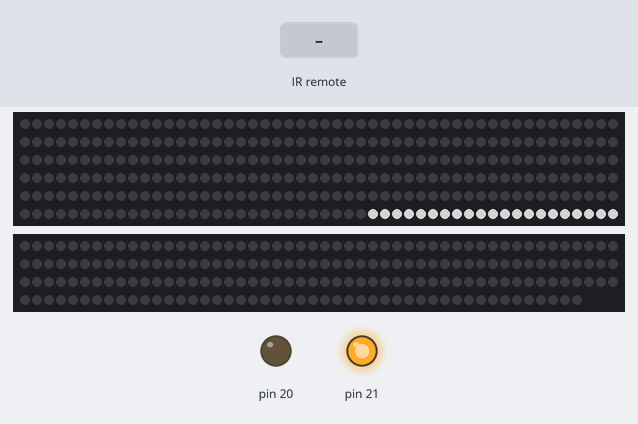
A sketch run on a simulated Arduino Mega 2560, built with avr-gcc and run on an emulated ATmega2560. Parts: 300 RGB LEDs in strip order, left to right, continuing on the next row, 197 RGB LEDs in strip order, left to right, continuing on the next row, output pins drawn as LEDs (lit = HIGH). Inputs (shaded band) come from the test bench. Dim RGB values are drawn brighter than linear; random numbers use the default seed unless the sketch sets one.

Above: at 1.29 s.
1.3 s: infrared code 0xFF02FD received
2.8 s: infrared code 0xFFF00F received
At 3.9 s:
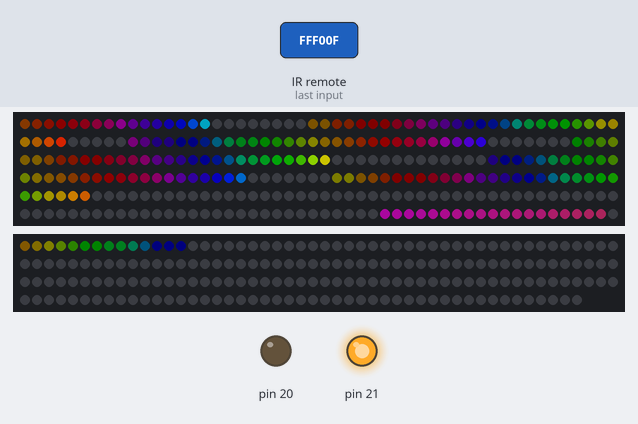
4.5 s: infrared code 0xFF1AE5 received
At 5.2 s:
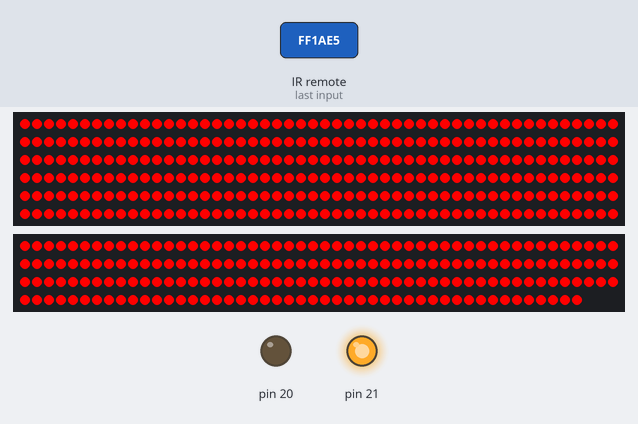
6.0 s: infrared code 0xFF9A65 received
At 7.2 s:
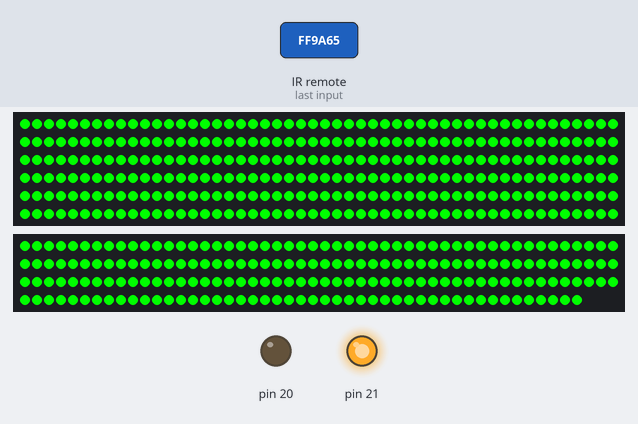
7.5 s: infrared code 0xFFA25D received
At 8.7 s:
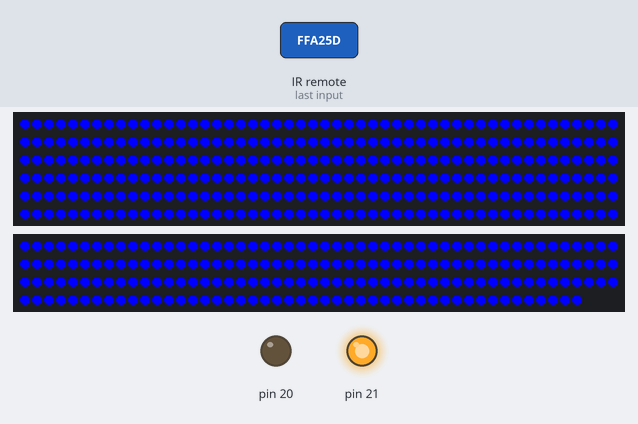
9.0 s: infrared code 0xFF22DD received
At 9.6 s:
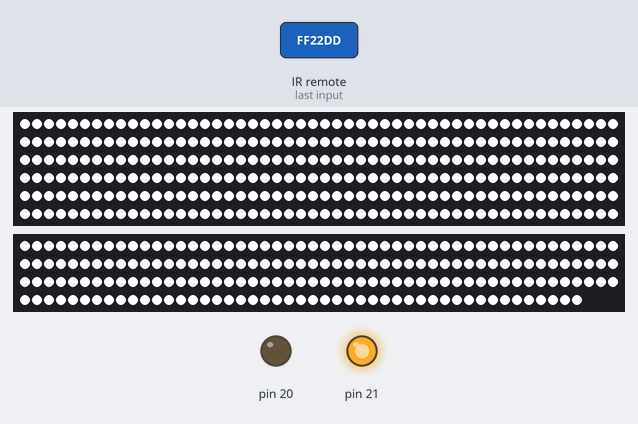
Timing chart, 0 to 11.5 s (numbered marks = the images above; inputs shaded):
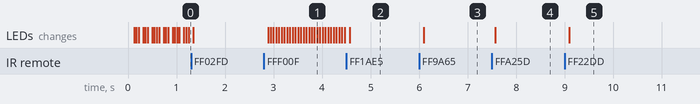

Measured:
- after the input at 2.8 s, the LEDs: first change after 0.09 s (image 1 shows a later state)
- after the input at 6.0 s, the LEDs: change after 0.10 s (image 3)
- after the input at 7.5 s, the LEDs: change after 0.07 s (image 4)
- after the input at 9.0 s, the LEDs: change after 0.10 s (image 5)

The sketch:

test-bt.ino
```cpp
#include <memory>

#include "ConstColor.h"
#include "EvolveColor.h"
#include "Many.h"
#include "Bounce.h"
#include "Strobe.h"
#include "Aurora.h"
#include "GlobalColor.h"
#include "Erin.h"
#include "Timer.h"

#include "Remote.h"


void setNexus() {
  Many<7> *many = new Many<7>();
  /* many->add(evolve_color(0, 160, 255, 5, 120)); */
  many->add(new Aurora());
  std::shared_ptr<Program> ec(evolve_color(0, 1, 255, 200, 10));
  many->add(new Bounce(ec, 100, -itof(5, 15), 30));
  many->add(new Bounce(ec, 140, -itof(7, 15), 30));
  many->add(new Bounce(ec, 180, -itof(5, 0), 30));
  many->add(new Bounce(ec, 220, -itof(7, 0), 30));
  many->add(new Bounce(ec, 260, -itof(11, 0), 30));
  many->add(new Bounce(ec, 300, -itof(13, 0), 30));
  delete program;
  program = many;
}

void setAurora() {
  delete program;
  program = new Aurora();
}

void setGlobal() {
  delete program;
  program = new GlobalColor();
}

void setTimer() {
  if (program->identifier() == TIMER_ID) {
    duration += 60;
  } else {
    duration = 60;
    delete program;
    program = new Timer();
  }
}


unsigned long last_time = 0;

void setup() {
  Serial.begin(9600);

  FastLED.addLeds<1, WS2812, LED1_PIN, GRB>(leds1, PHYSICAL_LEDS);
  FastLED.addLeds<1, WS2812, LED2_PIN, GRB>(leds2, LOGICAL_LEDS - PHYSICAL_LEDS);
  FastLED.setMaxRefreshRate(60);

  irrecv.enableIRIn();

  memset(leds1, 0, sizeof(leds1));
  memset(leds2, 0, sizeof(leds2));

  pinMode(20, OUTPUT);
  digitalWrite(20, LOW);
  pinMode(21, OUTPUT);
  digitalWrite(21, HIGH);
  pinMode(22, INPUT);

  program = new Timer();
  global_color = CRGB(255, 0, 0);
  /* setGlobal(); */
  /* setNexus(); */
  /* setAurora(); */
  last_time = millis();

/*   // chair */
/*   many->add(new Strobe(const_color({255, 0, 0}), 160, 1, 60)); */
/*   // chair */
/*   many->add(new Strobe(const_color({0, 255, 0}), 30, 1, 30)); */
/*   // couch r */
/*   many->add(new Strobe(const_color({0, 0, 255}), 430, 1, 30)); */
/*   // couch l */
/*   many->add(new Strobe(const_color({255, 0, 0}), 500, 1, 30)); */
}


decode_results results;
uint32_t last_ir_code;

void loop() {
  if (irrecv.decode(&results)) {
    if (results.value != 0xFFFFFFFF) {
      last_ir_code = results.value;
    } else {
      results.value = last_ir_code;
    }
    /* Serial.println(results.value, HEX); */
    switch (results.value) {
      case 0xFF02FD: // off
        global_color = CRGB(0, 0, 0);
        setGlobal();
        break;
      case 0xFF1AE5: // R
        global_color = CRGB(255, 0, 0);
        setGlobal();
        break;
      case 0xFF9A65: // G
        global_color = CRGB(0, 255, 0);
        setGlobal();
        break;
      case 0xFFA25D: // B
        global_color = CRGB(0, 0, 255);
        setGlobal();
        break;
      case 0xFF22DD: // W
        global_color = CRGB(255, 255, 255);
        setGlobal();
        break;
      case 0xFFF00F: // Auto
        setNexus();
        break;
      case 0xFFD02F: // flash
        setTimer();
        break;
      case 0xFFB24D: // Purple
        delete program;
        program = new Erin(160, 208);
        break;
      case 0xFF3AC5: // brightness up
        global_intensity = min(1, global_intensity + 0.05);
        break;
      case 0xFFBA45: // brightness down
        global_intensity = max(0, global_intensity - 0.05);
        break;
      case 0xFF28D7: // red up
        global_color.r = (uint8_t)min(255, (int)global_color.r + 5);
        break;
      case 0xFF08F7: // red down
        global_color.r = (uint8_t)max(0, (int)global_color.r - 5);
        break;
      case 0xFFA857: // green up
        global_color.g = (uint8_t)min(255, (int)global_color.g + 5);
        break;
      case 0xFF8877: // green down
        global_color.g = (uint8_t)max(0, (int)global_color.g - 5);
        break;
      case 0xFF6897: // blue up
        global_color.b = (uint8_t)min(255, (int)global_color.b + 5);
        break;
      case 0xFF48B7: // blue down
        global_color.b = (uint8_t)max(0, (int)global_color.b - 5);
        break;
    }
    irrecv.resume();
  }

  unsigned long now = millis();
  float dt = (float)(now - last_time) / 1000;
  time delta = max(1, milli_diff(now, last_time));
  program->evolve(delta);
  program->evolve(dt);
  last_time = now;

  /* if (program->wants_draw()) { */
  /*   Serial.println("drawing"); */
    push_lights();
  /* } */

  /* delay(10000); */
}
```

Aurora.h
```cpp
#ifndef AURORA_H
#define AURORA_H

#include "Program.h"

enum AuroraState
  { GO_LEFT = 0
  , GO_RIGHT
  , GO_OUT
  , GO_IN
  };


class Aurora : public Program {
public:
  Aurora()
    : m_pos(0), m_phase(0)
    { }

  ~Aurora() {
  }

  CRGB eval(const int v) const {
    return m_data[v];
  }

  CRGB makeZ(ufixed z) const {
    const int intensity = 24;
    const int threshold = intensity * 2;
    const int r = cos(z * 0.02) * intensity + intensity;
    const int g = sin(z * 0.03  + 10) * intensity + intensity;
    const int b = sin(z * 0.05) * intensity + intensity;

    return { (uint8_t)(r)
           , (uint8_t)(g)
           , (uint8_t)(b)
           };
  }


  void evolve(const time delta) {
    m_pos = (m_pos + 1) % LOGICAL_LEDS;
    m_phase++;
    m_data[m_pos] = makeZ(m_phase);
  }

private:
  CRGB m_data[LOGICAL_LEDS];
  uint16_t m_pos;
  ufixed m_phase;
};

#endif
```

Bounce.h
```cpp
#ifndef BOUNCE_H
#define BOUNCE_H

#include <memory>
#include "Fixed.h"
#include "Program.h"

class Bounce : public Program {
public:
  Bounce(std::shared_ptr<Program> c, int pos, fixed dir, int tail)
    : m_color_provider(c), m_pos(itof(pos, 0)), m_vel(dir), m_tail(tail)
  {}

  ~Bounce() {
  }

  CRGB eval(const int v) const {
    const CRGB color = m_color_provider->eval(v);
    const int pos = ftoi(m_pos);
    if (pos == v) {
      return color;
    }

    const int d = (pos - v) * ((m_vel >= 0) ? 1 : -1);
    if (d >= 0 && d < m_tail) {
      return CRGB(color.r / d, color.g / d, color.b / d);
    }

    return CRGB(0, 0, 0);
  }

  Interval canvas() const {
    int pos = ftoi(m_pos);
    if (m_vel < 0) {
      return {pos, pos + m_tail};
    } else {
      return {pos - m_tail, pos};
    }
  }

  void evolve(time delta) {
    m_color_provider->evolve(delta);

    int pos = ftoi(m_pos);
    if (pos > LOGICAL_LEDS - 1 + m_tail) {
      m_pos = itof(LOGICAL_LEDS - 1, 0);
      m_vel = -abs(m_vel);
    } else if (pos < -m_tail) {
      m_pos = itof(0, 0);
      m_vel = abs(m_vel);
    }

    m_pos += fmul(m_vel, static_cast<fixed>(delta));
  }

private:
  std::shared_ptr<Program> m_color_provider;
  fixed m_pos;
  fixed m_vel;
  int m_tail;
};


#endif
```

ConstColor.h
```cpp
#ifndef CONST_COLOR_H
#define CONST_COLOR_H

#include "Program.h"


class ConstColor : public Program {
public:
  ConstColor(const CRGB& c) : m_color(c)
    {}

  ~ConstColor() {
  }

  CRGB eval(int v) const {
    return m_color;
  }

  void evolve(time delta) {
  }

private:
  CRGB m_color;
};

Program *const_color(CRGB rgb) {
  return new ConstColor(rgb);
}


#endif
```

Erin.h
```cpp
#ifndef ERIN_H
#define ERIN_H

#define BONUS_LEDS 0
#define ALL_LEDS (LOGICAL_LEDS + BONUS_LEDS)
#define MIDPOINT (ALL_LEDS / 2)

#include "Program.h"

template<typename X, typename Y>
Y lerp(X lo, Y lo_val, X hi, Y hi_val, X pos) {
  double perc = (double)(pos - lo) / (double)(hi - lo);
  return lo_val + (double)(hi_val - lo_val) * perc;
}

class Erin : public Program {
public:
  Erin(uint8_t lo, uint8_t hi)
    : m_counter(0), m_pos(0)
    , m_hue1(lo), m_sat1(255), m_val1(50)
    , m_hue2(hi), m_sat2(255), m_val2(50)
    { }

  ~Erin() {
  }

  CRGB eval(const int v) const {
    uint8_t d = abs((int)m_pos - v);
    if (d > MIDPOINT) {
      d = ALL_LEDS - d;
    }

    return CHSV( lerp((uint8_t)0, m_hue1, (uint8_t)MIDPOINT, m_hue2, d)
               , lerp((uint8_t)0, m_sat1, (uint8_t)MIDPOINT, m_sat2, d)
               , lerp((uint8_t)0, m_val1, (uint8_t)MIDPOINT, m_val2, d)
               );
    // return strip.Color( lerp((uint8_t)0, 255, (uint8_t)MIDPOINT, 0, d)
    //                   , 0
    //                   , lerp((uint8_t)0, 0, (uint8_t)MIDPOINT, 255, d)
    //                   );
  }

  void evolve(const time delta) {
    m_counter += 1;
    if (m_counter % 32 == 0) {
      m_pos = (m_pos + random(-2, 4)) % ALL_LEDS;
    }
  }

private:
  uint8_t m_counter;
  uint8_t m_pos;
  uint8_t m_hue1; uint8_t m_sat1; uint8_t m_val1;
  uint8_t m_hue2; uint8_t m_sat2; uint8_t m_val2;
};


#endif
```

EvolveColor.h
```cpp
#ifndef EVOLVE_COLOR_H
#define EVOLVE_COLOR_H

#include "Fixed.h"
#include "Program.h"


class EvolveColor : public Program {
public:
  EvolveColor(uint8_t phase, uint8_t speed, uint8_t sat, uint8_t val, uint8_t v_factor)
    : m_phase(phase), m_speed(speed), m_sat(sat), m_val(val), m_v_factor(v_factor)
    {}

  ~EvolveColor() {
  }

  CRGB eval(const int v) const {
    return CHSV(m_phase + m_v_factor * v, m_sat, m_val);
  }

  void evolve(const time delta) {
    m_phase += delta * m_speed;
  }

private:
  uint8_t m_phase;
  uint8_t m_speed;
  uint8_t m_sat;
  uint8_t m_val;
  uint8_t m_v_factor;
};

Program *evolve_color(uint8_t phase, uint8_t speed, uint8_t sat, uint8_t val, uint8_t v_factor) {
  return new EvolveColor(phase, speed, sat, val, v_factor);
}


#endif
```

Fixed.h
```cpp
#ifndef FIXED_H
#define FIXED_H

typedef int16_t fixed;
typedef uint16_t ufixed;
typedef uint16_t time;

int16_t ftoi(fixed f) {
  return f >> 4;
}

uint16_t ftoi(ufixed f) {
  return f >> 4;
}

// small is out of 1024
fixed itof(int big, int small) {
  return (big << 4) | (small >> 6);
}

template<typename T>
T fmul(T a, T b) {
  // each fixed contributes 4 fixed digits, but we only want 4,
  // so elimiate the bottom 4
  return (a * b) >> 4;
}

time milli_diff(unsigned long a, unsigned long b) {
  // want to divide by 1000, which is roughly 2^10
  // since the fixed point is 4, we need to chop off 6 bits
  return (a - b) >> 6;
}


#endif
```

GlobalColor.h
```cpp
#ifndef GLOBAL_COLOR_H
#define GLOBAL_COLOR_H

#include "Program.h"

CRGB global_color = {0, 0, 0};
double global_intensity = 1;

class GlobalColor : public Program {
public:
  GlobalColor() : m_clock(0) {}

  ~GlobalColor() {
  }

  CRGB eval(int v) const {
    return CRGB( (uint8_t)((double)global_color.r * global_intensity)
               , (uint8_t)((double)global_color.g * global_intensity)
               , (uint8_t)((double)global_color.b * global_intensity)
               );
  }

  bool wants_draw() {
    if (m_clock == 0) {
      m_clock = 1;
      return true;
    }
    return false;
  }

  void evolve(time delta) {
  }

private:
  uint8_t m_clock = 0;
};

#endif
```

Many.h
```cpp
#ifndef MANY_H
#define MANY_H

#include "Program.h"

template <int N>
class Many : public Program {
public:
  Many() : m_count(0) {
    for (int i = 0; i < N; i++) {
      m_programs[i] = NULL;
    }
  }

  ~Many() {
    for (int i = 0; i < N; i++) {
      if (!m_programs[i]) break;
      delete m_programs[i];
    }
  }

  CRGB eval(const int v) const {
    uint16_t r = 0, g = 0, b = 0;

    for (int p = 0; p < m_count; p++) {
      if (!m_programs[p]) break;
      Interval i = m_programs[p]->canvas();

      if (!(i.start <= v && v <= i.end)) {
        continue;
      }

      CRGB rgb = m_programs[p]->eval(v);
      r += rgb.r;
      g += rgb.g;
      b += rgb.b;
    }

    return
      CRGB( min(255, r)
          , min(255, g)
          , min(255, b)
          );
  }

  void add(Program *p) {
    if (m_count < N) {
      m_programs[m_count++] = p;
    }
  }

  void evolve(const time delta) {
    for (int p = 0; p < N; p++) {
      if (!m_programs[p]) break;

      m_programs[p]->evolve(delta);
    }
  }

private:
  Program *m_programs[N];
  uint8_t m_count;
};


#endif
```

Program.h
```cpp
#ifndef PROGRAM_H
#define PROGRAM_H

#include "FastLED.h"
#include "Fixed.h"

#define LOGICAL_LEDS (300 + 300 - 49 - BROKEN_LEDS)
#define PHYSICAL_LEDS 300
#define BROKEN_LEDS 54
#define LED1_PIN 6
#define LED2_PIN 14


CRGB leds1[PHYSICAL_LEDS];
CRGB leds2[LOGICAL_LEDS - PHYSICAL_LEDS];

struct Interval {

  Interval(int16_t start, int16_t end) :
    start(start), end(end)
  {}

  int16_t start;
  int16_t end;
};


class Program {
public:
  virtual ~Program() {}

  virtual CRGB eval(const int v) const {
    return {0, 0, 0};
  };

  virtual Interval canvas() const {
    return {0, LOGICAL_LEDS};
  }

  virtual bool wants_draw() {
    return true;
  }

  virtual void evolve(const time delta) {
    return;
  }

  virtual void evolve(const float delta) {
    return;
  }

  virtual int identifier() const {
    return 0;
  }
};

Program *program = NULL;


void push_lights() {
  for (int i = 0; i < PHYSICAL_LEDS; i++) {
    leds1[i] = program->eval(PHYSICAL_LEDS - 1 - i);
  }
  for (int i = PHYSICAL_LEDS; i < LOGICAL_LEDS; i++) {
    leds2[i - PHYSICAL_LEDS] = program->eval(i);
  }
  FastLED.show();
}


#endif
```

Remote.h
```cpp
#ifndef REMOTE_H
#define REMOTE_H

// #define DECODE_NEC
#include <IRremote.h>

#define REMOTE_RECV_PIN 22

IRrecv irrecv(REMOTE_RECV_PIN);

#endif
```

Strobe.h
```cpp
#ifndef STROBE_H
#define STROBE_H

#include "Program.h"
#include "Fixed.h"

class Strobe : public Program {
public:
  Strobe(Program *c, int pos, time cycle_time, int falloff)
    : m_color_provider(c), m_pos(pos), m_time(0), m_cycle_time(cycle_time), m_falloff(falloff)
  {}

  ~Strobe() {
    delete m_color_provider;
  }

  CRGB eval(const int v) const {
    const CRGB color = m_color_provider->eval(v);

    int d = abs(v - m_pos);
    uint16_t brightness = 0;

    if (brightness > 0 && 0 <= d  && d < m_falloff) {
      return CRGB( (color.r * brightness) >> 8
                 , (color.g * brightness) >> 8
                 , (color.b * brightness) >> 8
                 );
    }

    return {0, 0, 0};
  }

  void evolve(time delta) {
    m_color_provider->evolve(delta);
    m_time += delta;
  }

private:
  Program *m_color_provider;
  int m_pos;
  time m_time;
  time m_cycle_time;
  int m_falloff;
};


#endif
```

Timer.h
```cpp
#ifndef TIMER_H
#define TIMER_H

#include "Program.h"

const int TIMER_ID = 17;
float duration = 30;

class Timer : public Program {
public:
  Timer() : m_time(0) { }

  ~Timer() {
  }

  CRGB eval(const int v) const {
    const int to = m_time / duration * LOGICAL_LEDS;
    if (m_time >= duration) {
      if (((int)(m_time * 2) - (int)duration) % 2 == 1) {
        return {0, 0, 0};
      }
      return {255, 0, 0};
    }
    if (v <= to) {
      return {128, 128, 128};
    }
    return {0, 0, 0};
  }

  void evolve(const float delta) {
    m_time += delta;
  }

  int identifier() const {
    return TIMER_ID;
  }

private:
  float m_time;
};

#endif
```
